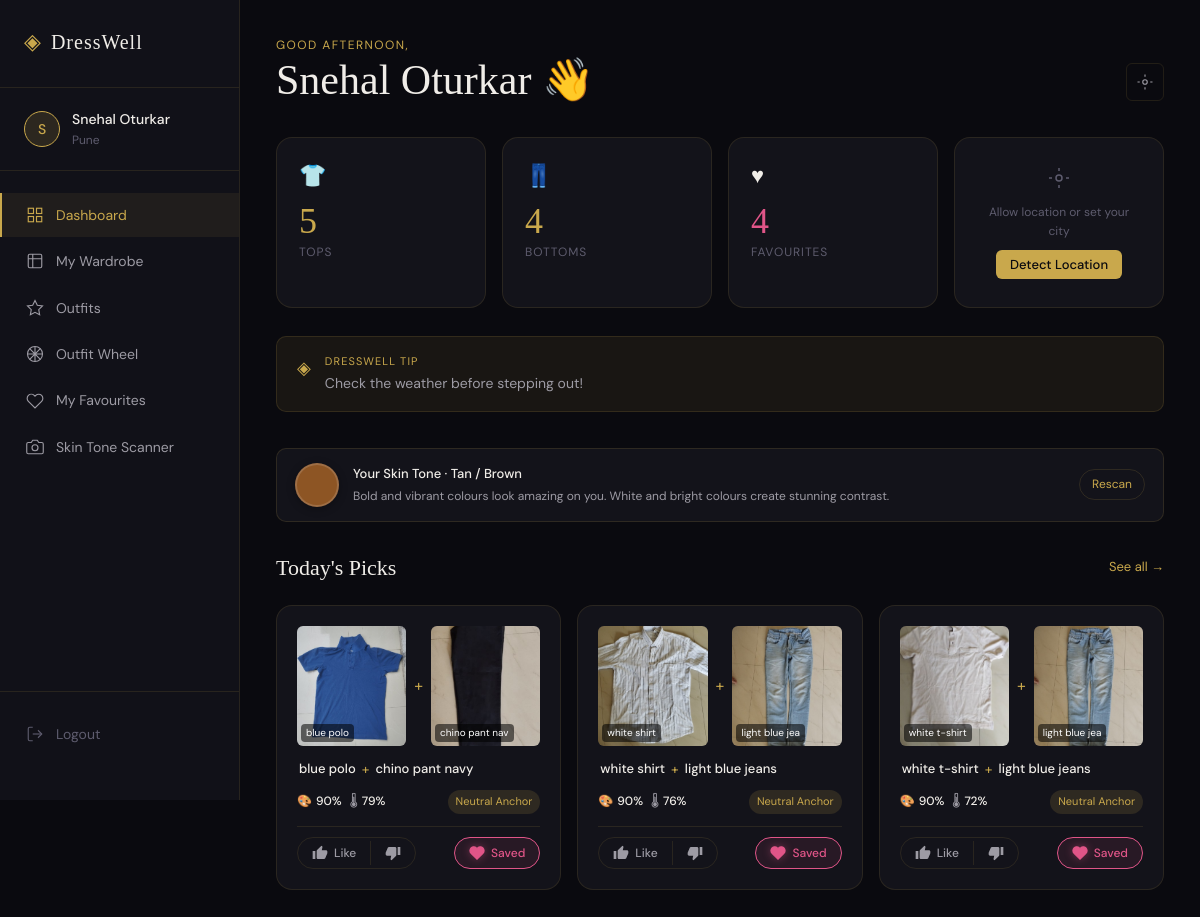
The app's page /dashboard (signed in) with its own data.
### tables this page shows
CREATE TABLE users (
    user_id       INTEGER PRIMARY KEY AUTOINCREMENT,
    username      TEXT NOT NULL,
    email         TEXT UNIQUE NOT NULL,
    password_hash TEXT NOT NULL,
    gender        TEXT DEFAULT 'prefer_not_to_say',
    city          TEXT,
    skin_tone     TEXT DEFAULT NULL,
    created_at    TIMESTAMP DEFAULT CURRENT_TIMESTAMP
);

CREATE TABLE clothing_items (
    item_id       INTEGER PRIMARY KEY AUTOINCREMENT,
    user_id       INTEGER,
    name          TEXT NOT NULL,
    wear_type     TEXT NOT NULL DEFAULT 'top',
    category      TEXT,
    image_path    TEXT,
    color_rgb     TEXT,
    color_palette TEXT,
    occasions     TEXT,
    temp_min      INTEGER,
    temp_max      INTEGER,
    created_at    TIMESTAMP DEFAULT CURRENT_TIMESTAMP,
    FOREIGN KEY(user_id) REFERENCES users(user_id)
);

### app.py (the view)
@app.route('/dashboard')
@login_required
def dashboard():
    uid = session['user_id']
    w   = get_weather(city=session.get('city', '')) if session.get('city') else None
    t   = w['temp'] if w else 22
    _tc = qdb("SELECT COUNT(*) c FROM clothing_items WHERE user_id=? AND wear_type='top'",    (uid,), one=True)
    _bc = qdb("SELECT COUNT(*) c FROM clothing_items WHERE user_id=? AND wear_type='bottom'", (uid,), one=True)
    _fc = qdb("SELECT COUNT(*) c FROM favourite_outfits WHERE user_id=?",                     (uid,), one=True)
    tc  = _tc['c'] if _tc else 0
    bc  = _bc['c'] if _bc else 0
    fc  = _fc['c'] if _fc else 0
    recs   = RE.recommend(uid, temp=t, limit=3)
    recent = qdb("SELECT * FROM clothing_items WHERE user_id=? ORDER BY item_id DESC LIMIT 4", (uid,))
    skin_tone = session.get('skin_tone') or ''
    if not skin_tone:
        row = qdb("SELECT skin_tone FROM users WHERE user_id=?", (uid,), one=True)
        skin_tone = row['skin_tone'] if row and row['skin_tone'] else ''
    tone_meta = SkinToneEngine.TONES.get(skin_tone, {}) if skin_tone else {}
    return render_template('dashboard.html',
        weather=w, outfit_tip=outfit_tip(w),
        recommendations=recs, tops_count=tc, bottoms_count=bc, favourites_count=fc,
        recent_items=recent, now_hour=datetime.now().hour,
        skin_tone=skin_tone, tone_meta=tone_meta)

### app.py (called while the page is built, shortened)
@app.template_filter('csscolor')
def csscolor_filter(v):
    return css_color(v) if v else '#888'

def get_db():
    conn = sqlite3.connect(DB_PATH)
    conn.row_factory = sqlite3.Row
    return conn

def qdb(sql, args=(), one=False):
    conn = get_db()
    rows = conn.execute(sql, args).fetchall()
    conn.close()
    return (rows[0] if rows else None) if one else rows

def login_required(f):
    @wraps(f)
    def wrapped(*args, **kwargs):
        if 'user_id' not in session:
            return redirect(url_for('auth'))
        return f(*args, **kwargs)
    return wrapped

def css_color(name):
    if not name:
        return '#888'
    return _CSS_MAP.get(name.lower().strip(), name.lower().strip())

def _rgb_to_name(r, g, b):
    h, s, v = colorsys.rgb_to_hsv(r / 255, g / 255, b / 255)
    hd = h * 360
    if v < .15:  return 'black'
    if v > .88 and s < .12: return 'white'
    if s < .10:  return 'grey'
    if s < .20 and v > .65: return 'beige' if r > b else 'light grey'
    if hd < 15 or hd >= 345: return 'red' if s > .5 else 'pink'
    if hd < 45:  return 'orange' if s > .6 else 'coral'
    if hd < 75:  return 'yellow' if s > .5 else 'cream'
    if hd < 150: return 'green'  if s > .4 else 'olive'
    if hd < 195: return 'teal'
    if hd < 255: return 'navy'   if v < .35 else 'blue'
    if hd < 285: return 'purple' if s > .35 else 'lavender'
    if hd < 330: return 'pink'   if v > .6  else 'maroon'
    return 'neutral'

def _item_rgb(item):
    if item['color_palette']:
        try:
            p = json.loads(item['color_palette'])
            if p and 'rgb' in p[0]:
                return tuple(p[0]['rgb'])
        except Exception:
            pass
    return None

def _color_name(item):
    if item['color_palette']:
        try:
            p = json.loads(item['color_palette'])
            if p:
                return p[0].get('name', 'neutral')
        except Exception:
            pass
    return (item['color_rgb'] or 'neutral').lower()

def get_weather(city=None, lat=None, lon=None):
    if not WEATHER_KEY or WEATHER_KEY == '':
        return None

def outfit_tip(w):
    if not w:
        return 'Check the weather before stepping out!'

    @staticmethod
    def wcat(t):
        if t <= 5:  return 'freezing'
        if t <= 15: return 'cold'
        if t <= 22: return 'mild'
        if t <= 30: return 'warm'
        return 'hot'

### templates/dashboard.html (shortened to what this page needs)
{% extends "base.html" %}
{% block content %}
<div class="page-header">
    <div>
        <p class="page-eyebrow">Good {{ 'morning' if now_hour < 12 else ('afternoon' if now_hour < 17 else 'evening') }},</p>
        <h1 class="page-title">{{ session.username }} <span class="wave">👋</span></h1>
    </div>
    <div class="header-actions">
        <button class="btn-icon" id="locationBtn" title="Detect location">
            <svg width="18" height="18" viewBox="0 0 24 24" fill="none" stroke="currentColor" stroke-width="1.5"><circle cx="12" cy="12" r="3"/><path d="M12 2v3M12 19v3M2 12h3M19 12h3"/></svg>
        </button>
    </div>
</div>
<div class="stats-row">
    <div class="stat-card" data-anim>
        <div class="stat-card__icon">👕</div>
        <div class="stat-card__num">{{ tops_count }}</div>
        <div class="stat-card__label">Tops</div>
    </div>
    <div class="stat-card" data-anim style="--delay:0.1s">
        <div class="stat-card__icon">👖</div>
        <div class="stat-card__num">{{ bottoms_count }}</div>
        <div class="stat-card__label">Bottoms</div>
    </div>
    <div class="stat-card stat-card--fav" data-anim style="--delay:0.2s">
        <div class="stat-card__icon">♥</div>
        <div class="stat-card__num">{{ favourites_count }}</div>
        <div class="stat-card__label">Favourites</div>
    </div>
    <div class="stat-card stat-card--weather" data-anim style="--delay:0.3s" id="weatherCard">
        {% if weather %}
        <div class="weather-temp">{{ weather.temp }}°</div>
        <div class="weather-city">{{ weather.city }}, {{ weather.country }}</div>
        <div class="weather-desc">{{ weather.description }}</div>
        <div class="weather-details">
            <span>💧 {{ weather.humidity }}%</span>
            <span>💨 {{ weather.wind_speed }} km/h</span>
        </div>
        {% else %}
        <div class="weather-empty">
            <svg width="24" height="24" viewBox="0 0 24 24" fill="none" stroke="currentColor" stroke-width="1.5"><circle cx="12" cy="12" r="3"/><path d="M12 2v3M12 19v3M2 12h3M19 12h3"/></svg>
            <p>Allow location or set your city</p>
            <button class="btn-sm" id="setLocationBtn">Detect Location</button>
        </div>
        {% endif %}
    </div>
</div>
<div class="tip-banner" data-anim style="--delay:0.4s">
    <div class="tip-banner__icon">◈</div>
    <div>
        <div class="tip-banner__label">DressWell Tip</div>
        <div class="tip-banner__text">{{ outfit_tip }}</div>
    </div>
</div>
{% if skin_tone and tone_meta %}
<div class="skin-banner skin-banner--active" data-anim style="--delay:0.45s">
    <div class="skin-banner__swatch" style="background:{{ tone_meta.palette_hex }}"></div>
    <div class="skin-banner__info">
        <div class="skin-banner__label">Your Skin Tone · {{ tone_meta.label }}</div>
        <div class="skin-banner__tip">{{ tone_meta.tip }}</div>
    </div>
    <a href="{{ url_for('camera_scan') }}" class="skin-banner__rescan">Rescan</a>
</div>
{% endif %}
<section class="section" data-anim style="--delay:0.5s">
    <div class="section-header">
        <h2 class="section-title">Today's Picks</h2>
        <a href="{{ url_for('recommendations') }}" class="section-link">See all →</a>
    </div>
    {% if recommendations %}
    <div class="outfit-grid">
        {% for outfit in recommendations %}
        <div class="outfit-card" data-anim style="--delay:{{ loop.index * 0.08 }}s">
            <div class="outfit-card__photos">
                <div class="outfit-photo-half">
                    {% if outfit.top.image_path %}
                    <img src="{{ url_for('static', filename=outfit.top.image_path) }}" alt="{{ outfit.top.name }}" loading="lazy">
                    {% else %}
                    <div class="outfit-photo-half__placeholder">👕</div>
                    {% endif %}
                    <span class="outfit-photo-label">{{ outfit.top.name[:14] }}</span>
                </div>
                <div class="outfit-photo-sep">+</div>
                <div class="outfit-photo-half">
                    {% if outfit.bottom.image_path %}
                    <img src="{{ url_for('static', filename=outfit.bottom.image_path) }}" alt="{{ outfit.bottom.name }}" loading="lazy">
                    {% else %}
                    <div class="outfit-photo-half__placeholder">👖</div>
                    {% endif %}
                    <span class="outfit-photo-label">{{ outfit.bottom.name[:14] }}</span>
                </div>
            </div>
            <div class="outfit-card__names-row">
                <span class="outfit-item-name">{{ outfit.top.name }}</span>
                <span class="outfit-item-sep">+</span>
                <span class="outfit-item-name">{{ outfit.bottom.name }}</span>
            </div>
            <div class="outfit-card__scores">
                <div class="score-badge">
                    <span class="score-badge__label">🎨</span>
                    <span class="score-badge__val">{{ outfit.color_harmony }}%</span>
                </div>
                <div class="score-badge">
                    <span class="score-badge__label">🌡</span>
                    <span class="score-badge__val">{{ outfit.weather_score }}%</span>
                </div>
                <div class="harmony-tag {% if outfit.is_clash %}harmony-tag--clash{% endif %}">{{ outfit.harmony_type }}</div>
            </div>
            {% set oid = outfit.top.item_id|string + '_' + outfit.bottom.item_id|string %}
            <div class="outfit-feedback-row" style="margin-top:10px;padding-top:10px">
                <div class="thumb-group">
                    <button class="thumb-btn thumb-btn--up" id="up-{{ oid }}"
                        onclick="vote('{{ oid }}',{{ outfit.top.item_id }},{{ outfit.bottom.item_id }},'like','{{ outfit.harmony_type }}')" title="Love it">
                        <svg viewBox="0 0 24 24" fill="currentColor" width="16" height="16"><path d="M1 21h4V9H1v12zm22-11c0-1.1-.9-2-2-2h-6.31l.95-4.57.03-.32c0-.41-.17-.79-.44-1.06L14.17 1 7.59 7.59C7.22 7.95 7 8.45 7 9v10c0 1.1.9 2 2 2h9c.83 0 1.54-.5 1.84-1.22l3.02-7.05c.09-.23.14-.47.14-.73v-1.91l-.01-.01L23 10z"/></svg>
                        <span class="thumb-label">Like</span>
                    </button>
                    <button class="thumb-btn thumb-btn--down" id="dn-{{ oid }}"
                        onclick="vote('{{ oid }}',{{ outfit.top.item_id }},{{ outfit.bottom.item_id }},'dislike','{{ outfit.harmony_type }}')" title="Not for me">
                        <svg viewBox="0 0 24 24" fill="currentColor" width="16" height="16"><path d="M15 3H6c-.83 0-1.54.5-1.84 1.22l-3.02 7.05c-.09.23-.14.47-.14.73v1.91l.01.01L1 14c0 1.1.9 2 2 2h6.31l-.95 4.57-.03.32c0 .41.17.79.44 1.06L9.83 23l6.59-6.59c.36-.36.58-.86.58-1.41V5c0-1.1-.9-2-2-2zm4 0v12h4V3h-4z"/></svg>
                    </button>
                </div>
                <button class="heart-btn {% if outfit.is_favourite %}heart-btn--active{% endif %}"
                    id="heart-{{ oid }}"
                    onclick="toggleHeart('{{ oid }}',{{ outfit.top.item_id }},{{ outfit.bottom.item_id }})">
                    <svg viewBox="0 0 24 24" width="16" height="16"
                         fill="{% if outfit.is_favourite %}currentColor{% else %}none{% endif %}"
                         stroke="currentColor" stroke-width="2" id="heart-icon-{{ oid }}">
                        <path d="M20.84 4.61a5.5 5.5 0 0 0-7.78 0L12 5.67l-1.06-1.06a5.5 5.5 0 0 0-7.78 7.78l1.06 1.06L12 21.23l7.78-7.78 1.06-1.06a5.5 5.5 0 0 0 0-7.78z"/>
                    </svg>
                    <span id="heart-label-{{ oid }}">{% if outfit.is_favourite %}Saved{% else %}Save{% endif %}</span>
                </button>
            </div>
        </div>
        {% endfor %}
    </div>
    {% endif %}
</section>
{% endblock %}

### templates/base.html (shortened to what this page needs)
<!DOCTYPE html>
<html lang="en">
<head>
    <link rel="stylesheet" href="{{ url_for('static', filename='css/main.css') }}">
</head>
<body>
    {% block nav %}
    <nav class="sidenav" id="sidenav">
        <div class="sidenav__brand">
            <a href="{{ url_for('dashboard') }}" class="brand-logo">
                <span class="brand-logo__icon">◈</span>
                <span class="brand-logo__text">DressWell</span>
            </a>
        </div>
        <div class="sidenav__user">
            <div class="user-avatar">{{ session.username[0].upper() if session.username else 'U' }}</div>
            <div class="user-info">
                <span class="user-name">{{ session.username }}</span>
                <span class="user-city">{{ session.city or 'Set your city' }}</span>
            </div>
        </div>
        <ul class="sidenav__links">
            <li><a href="{{ url_for('dashboard') }}" class="nav-link {% if request.endpoint == 'dashboard' %}nav-link--active{% endif %}">
                <svg width="18" height="18" viewBox="0 0 24 24" fill="none" stroke="currentColor" stroke-width="1.5"><rect x="3" y="3" width="7" height="7"/><rect x="14" y="3" width="7" height="7"/><rect x="3" y="14" width="7" height="7"/><rect x="14" y="14" width="7" height="7"/></svg>
                Dashboard
            </a></li>
            <li><a href="{{ url_for('wardrobe') }}" class="nav-link {% if request.endpoint == 'wardrobe' %}nav-link--active{% endif %}">
                <svg width="18" height="18" viewBox="0 0 24 24" fill="none" stroke="currentColor" stroke-width="1.5"><path d="M9 3H5a2 2 0 0 0-2 2v4m6-6h10a2 2 0 0 1 2 2v4M9 3v18m0 0h10a2 2 0 0 0 2-2V9M9 21H5a2 2 0 0 1-2-2V9m0 0h18"/></svg>
                My Wardrobe
            </a></li>
            <li><a href="{{ url_for('recommendations') }}" class="nav-link {% if request.endpoint == 'recommendations' %}nav-link--active{% endif %}">
                <svg width="18" height="18" viewBox="0 0 24 24" fill="none" stroke="currentColor" stroke-width="1.5"><path d="M12 2l3.09 6.26L22 9.27l-5 4.87 1.18 6.88L12 17.77l-6.18 3.25L7 14.14 2 9.27l6.91-1.01L12 2z"/></svg>
                Outfits
            </a></li>
            <li><a href="{{ url_for('outfit_wheel') }}" class="nav-link {% if request.endpoint == 'outfit_wheel' %}nav-link--active{% endif %}">
                <svg width="18" height="18" viewBox="0 0 24 24" fill="none" stroke="currentColor" stroke-width="1.5"><circle cx="12" cy="12" r="10"/><path d="M12 2v20M2 12h20M4.93 4.93l14.14 14.14M19.07 4.93L4.93 19.07"/></svg>
                Outfit Wheel
            </a></li>
            <li><a href="{{ url_for('favourites') }}" class="nav-link {% if request.endpoint == 'favourites' %}nav-link--active{% endif %}">
                <svg width="18" height="18" viewBox="0 0 24 24" fill="none" stroke="currentColor" stroke-width="1.5"><path d="M20.84 4.61a5.5 5.5 0 0 0-7.78 0L12 5.67l-1.06-1.06a5.5 5.5 0 0 0-7.78 7.78l1.06 1.06L12 21.23l7.78-7.78 1.06-1.06a5.5 5.5 0 0 0 0-7.78z"/></svg>
                My Favourites
            </a></li>
            <li><a href="{{ url_for('camera_scan') }}" class="nav-link {% if request.endpoint == 'camera_scan' %}nav-link--active{% endif %}">
                <svg width="18" height="18" viewBox="0 0 24 24" fill="none" stroke="currentColor" stroke-width="1.5"><path d="M23 19a2 2 0 0 1-2 2H3a2 2 0 0 1-2-2V8a2 2 0 0 1 2-2h4l2-3h6l2 3h4a2 2 0 0 1 2 2z"/><circle cx="12" cy="13" r="4"/></svg>
                Skin Tone Scanner
            </a></li>
        </ul>
        <div class="sidenav__bottom">
            <a href="{{ url_for('logout') }}" class="nav-link nav-link--logout">
                <svg width="18" height="18" viewBox="0 0 24 24" fill="none" stroke="currentColor" stroke-width="1.5"><path d="M9 21H5a2 2 0 0 1-2-2V5a2 2 0 0 1 2-2h4"/><polyline points="16,17 21,12 16,7"/><line x1="21" y1="12" x2="9" y2="12"/></svg>
                Logout
            </a>
        </div>
    </nav>
    {% endblock %}
    <main class="main-content {% if not session.user_id %}main-content--full{% endif %}">
        {% block content %}{% endblock %}
    </main>
</body>
</html>

### records on screen
users: username "Snehal Oturkar", city "Pune"
clothing_items: image_path (picture), top "blue polo", top.name "blue polo"
clothing_items: image_path (picture), bottom "chino pant nav", bottom.name "chino pant navy"
clothing_items: image_path (picture), top "white shirt", top.name "white shirt"
clothing_items: image_path (picture), bottom "light blue jea" "light blue jea", bottom.name "light blue jeans" "light blue jeans"
clothing_items: image_path (picture), top "white t-shirt", top.name "white t-shirt"

### other values on screen
{{ session.username[0].upper() if session.username else 'U' }} "S"
{{ tops_count }} "5"
{{ bottoms_count }} "4"
{{ favourites_count }} "4"
{{ outfit_tip }} "Check the weather before stepping out!"
{{ tone_meta.label }} "Tan / Brown"
{{ tone_meta.tip }} "Bold and vibrant colours look amazing on you. White and bright colours create stunning contrast."
{{ outfit.color_harmony }} "90" "90" "90"
{{ outfit.weather_score }} "79" "76" "72"
{{ outfit.harmony_type }} "Neutral Anchor" "Neutral Anchor" "Neutral Anchor"
